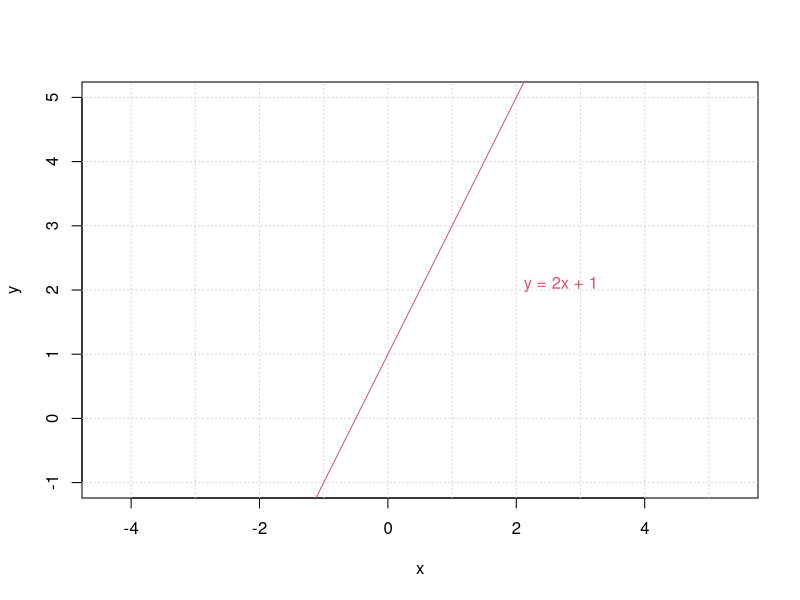
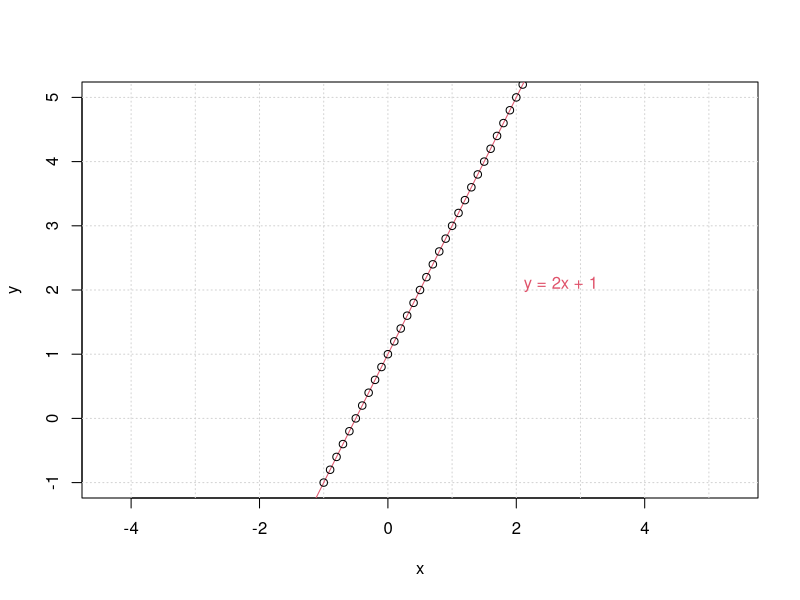
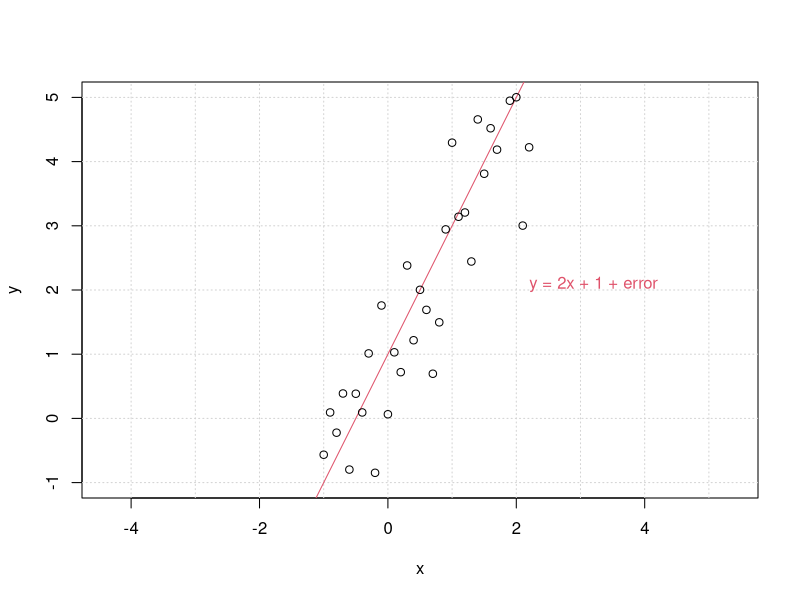
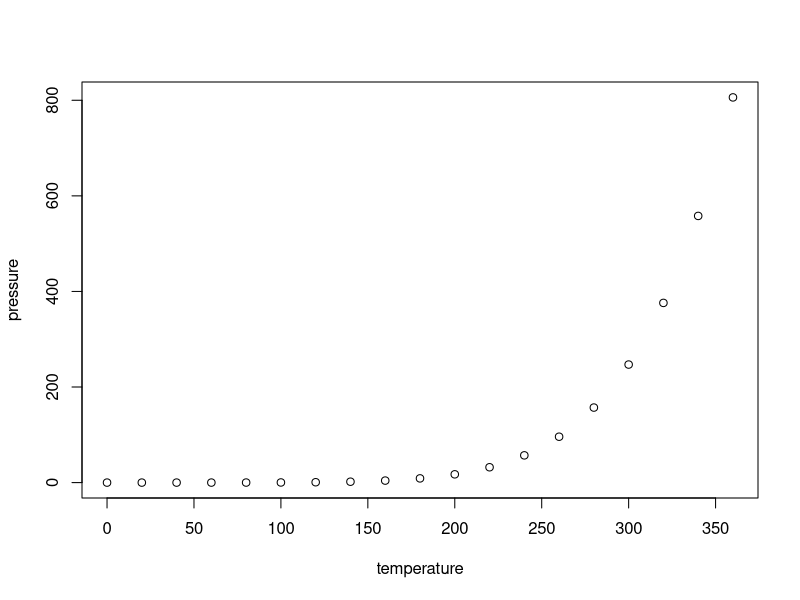

R code for these plots, in order:
## ---- chunk 1
knitr::opts_chunk$set(echo = TRUE)
## ---- chunk 2
## Setup up coordinate system (with x == y aspect ratio):
plot(c(-2,3), c(-1,5), type = "n", xlab = "x", ylab = "y", asp = 1)
## the x- and y-axis, and an integer grid
abline(h = -5:5, v = -5:6, col = "lightgray", lty = 3)
abline(a = 1, b = 2, col = 2)
text(2,2, "y = 2x + 1", col = 2, adj = c(-.1, -.1))
## ---- chunk 3
## Setup up coordinate system (with x == y aspect ratio):
x <- seq(-1,3,0.1)
y <- 2*x + 1

plot(c(-2,3), c(-1,5), type = "n", xlab = "x", ylab = "y", asp = 1)
## the x- and y-axis, and an integer grid
abline(h = -5:5, v = -5:6, col = "lightgray", lty = 3)
abline(a = 1, b = 2, col = 2)
points(x,y)
text(2,2, "y = 2x + 1", col = 2, adj = c(-.1, -.1))
## ---- chunk 4
## Setup up coordinate system (with x == y aspect ratio):
x <- seq(-1,3,0.1)
e <- rnorm(length(x), mean=0, sd=1)
y <- 2*x + 1 + e

plot(c(-2,3), c(-1,5), type = "n", xlab = "x", ylab = "y", asp = 1)
## the x- and y-axis, and an integer grid
abline(h = -5:5, v = -5:6, col = "lightgray", lty = 3)
abline(a = 1, b = 2, col = 2)
points(x,y)
text(2,2,"y = 2x + 1 + error", col = 2, adj = c(-.1, -.1))
## ---- chunk 5
plot(pressure)
## ---- chunk 6
print('test')
